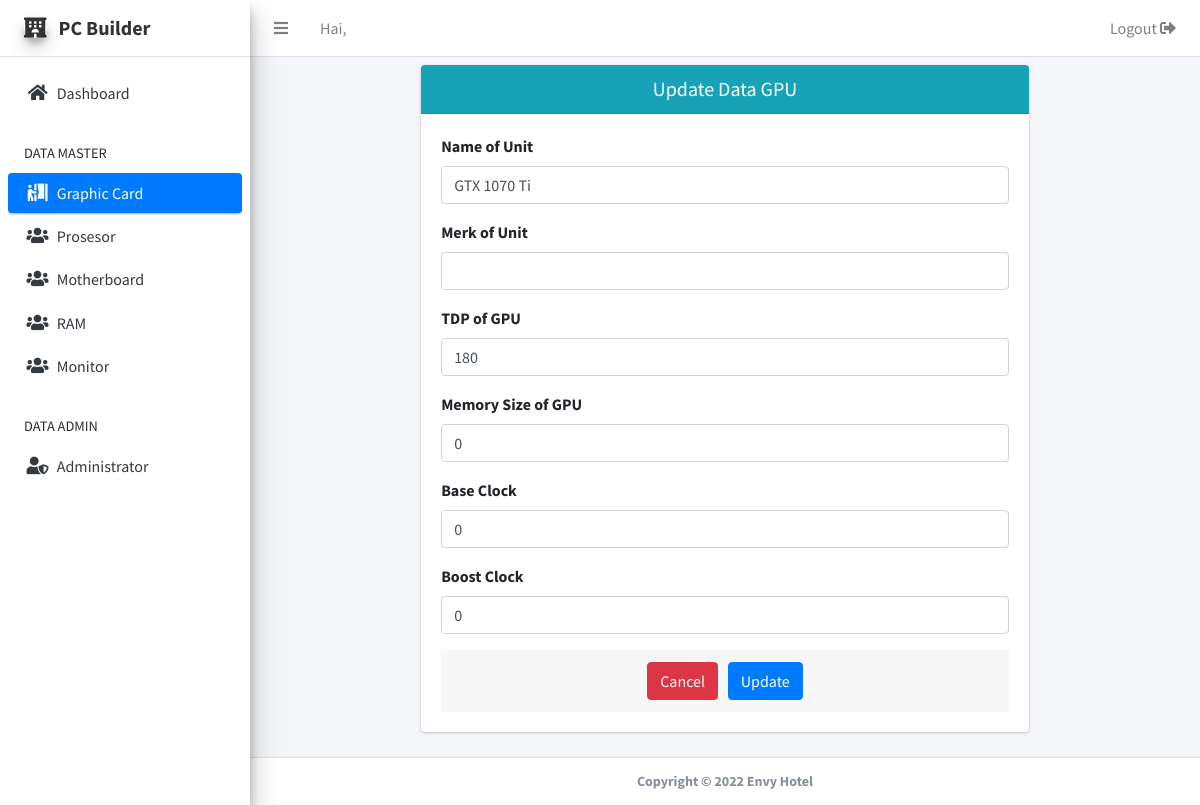
The app's page /admin/edit/edit_gpu.php?id=16 with its own data.
### tables this page shows
CREATE TABLE `gpu` (
  `id_gpu` int(30) NOT NULL,
  `merk_gpu` varchar(20) NOT NULL,
  `nama_gpu` varchar(255) NOT NULL,
  `tdp_gpu` int(255) NOT NULL,
  `memory_gpu` int(10) NOT NULL,
  `baseclock_gpu` int(10) NOT NULL,
  `boostclock_gpu` int(10) NOT NULL,
  `memoryclock_gpu` int(10) NOT NULL
);

### admin/edit/edit_gpu.php (the view, shortened to what this page needs)
<?php
include("../../koneksi.php");
    ?>
<!DOCTYPE html>
<html lang="en">
<head>
  <link rel="stylesheet" href="../plugins/fontawesome-free/css/all.min.css">
<link rel="stylesheet" href="../plugins/datatables-bs4/css/dataTables.bootstrap4.min.css">
<link rel="stylesheet" href="../plugins/datatables-responsive/css/responsive.bootstrap4.min.css">
<link rel="stylesheet" href="../plugins/overlayScrollbars/css/OverlayScrollbars.min.css">
<link rel="stylesheet" href="../dist/css/adminlte.min.css">
</head>
<body class="hold-transition sidebar-mini layout-fixed layout-navbar-fixed layout-footer-fixed">
  <div class="wrapper">
    <nav class="main-header navbar navbar-expand navbar-white navbar-light">
      <ul class="navbar-nav">
        <li class="nav-item">
          <a class="nav-link" data-widget="pushmenu" href="#" role="button"><i class="fas fa-bars"></i></a>
        </li>
        <li class="nav-item">
          <a class="nav-link" href="">
            Hai, <?= $nama; ?>
          </a>
        </li>
      </ul>
      <ul class="navbar-nav ml-auto">
        <li class="nav-item">
          <a class="nav-link" href="logout.php" onclick="return confirm('Apakah Anda Yakin Ingin Keluar?')">
            Logout
            <i class="fas fa-sign-out-alt"></i>
          </a>
        </li>
      </ul>
    </nav>
    <aside class="main-sidebar sidebar-light-primary elevation-4">
      <a href="#" class="brand-link">
        <i class="fas fa-hotel img-circle elevation-3 ml-3"></i>
        <span class="brand-text font-weight-bold">PC Builder</span>
      </a>
      <div class="sidebar">
        <div class="mt-3">
          <nav class="mt-2">
            <ul class="nav nav-pills nav-sidebar flex-column" data-widget="treeview" role="menu" data-accordion="false">
              <li class="nav-item has-treeview">
                <a href="index.php" class="nav-link">
                  <i class="nav-icon fas fa-home"></i>
                  <p>
                    Dashboard
                  </p>
                </a>
              </li>
              <li class="nav-header">DATA MASTER</li>
              <li class="nav-item">
                <a href="../gpu.php" class="nav-link active">
                  <i class="nav-icon fas fa-person-booth"></i>
                  <p>
                    Graphic Card
                  </p>
                </a>
              </li>
              <li class="nav-item">
                <a href="procie.php" class="nav-link">
                  <i class="nav-icon fas fa-users"></i>
                  <p>
                    Prosesor
                  </p>
                </a>
              </li>
              <li class="nav-item">
                <a href="motherboard.php" class="nav-link">
                  <i class="nav-icon fas fa-users"></i>
                  <p>
                    Motherboard
                  </p>
                </a>
              </li>
              <li class="nav-item">
                <a href="ram.php" class="nav-link">
                  <i class="nav-icon fas fa-users"></i>
                  <p>
                    RAM
                  </p>
                </a>
              </li>
              <li class="nav-item">
                <a href="monitor.php" class="nav-link">
                  <i class="nav-icon fas fa-users"></i>
                  <p>
                    Monitor
                  </p>
                </a>
              </li>
              <li class="nav-header">DATA ADMIN</li>
              <li class="nav-item">
                <a href="admin/index.php" class="nav-link">
                  <i class="nav-icon fas fa-user-shield"></i>
                  <p>
                    Administrator
                  </p>
                </a>
              </li>
            </ul>
          </nav>
        </div>
      </div>
    </aside>
    <div class="content-wrapper">
      <section class="content">
        <div class="container-fluid">
          <div class="row justify-content-center pt-2">
            <div class="col-md-8">
              <div class="card card-info">
                <div class="card-header">
                  <h5 class="text-center m-0">Update Data GPU</h5>
                </div>
                <?php
                    $id = $_GET['id'];
                    $result = mysqli_query($koneksi, "SELECT * FROM gpu WHERE id_gpu='$id'");
                    while ($item = mysqli_fetch_array($result)){
                      $nama = $item['nama_gpu'];
                      $merk = $item['merk_gpu'];
                      $tdp = $item['tdp_gpu'];
                      $memory = $item['memory_gpu'];
                      $baseclock = $item['baseclock_gpu'];
                      $boostclock = $item['boostclock_gpu'];
                  ?>
                <form role="form" method="post" action="">
                  <div class="card-body">
                    <div class="form-group">
                      <label for="">Name of Unit</label>
                      <input type="text" name="nama_gpu" class="form-control" value="<?= $nama; ?>" required>
                    </div>
                    <div class="form-group">
                      <label for="">Merk of Unit</label>
                      <input type="text" name="merk_gpu" class="form-control" value="<?= $merk; ?>" required>
                    </div>
                    <div class="form-group">
                      <label for="">TDP of GPU</label>
                      <input type="number" name="tdp_gpu" class="form-control" value="<?= $tdp; ?>" required>
                    </div>
                    <div class="form-group">
                      <label for="">Memory Size of GPU</label>
                      <input type="number" name="memory" class="form-control" value="<?= $memory; ?>" required>
                    </div>
                    <div class="form-group">
                      <label>Base Clock</label>
                      <input type="number" name="baseclock" class="form-control" value="<?= $baseclock; ?>" required>
                    </div>
                    <div class="form-group">
                      <label>Boost Clock</label>
                      <input type="number" name="boostclock" class="form-control" value="<?= $boostclock; ?>" required>
                    </div>
                    <div class="card-footer text-center">
                      <a href="../gpu.php" name="batal" class="btn btn-danger">Cancel</a>
                      <button type="submit" name="update" class="btn btn-primary" onclick="return confirm('Apakah Anda Yakin Ingin Menyimpan Perubahan Data?')">Update</button>
                    </div>
                </form>
                <?php } ?>
              </div>
            </div>
          </div>
        </div>
      </section>
    </div>
    <footer class="main-footer text-sm text-center">
      <strong>Copyright &copy; 2022 Envy Hotel</strong>
    </footer>
  </div>
</body>
</html>

### records on screen
gpu: nama_gpu "GTX 1070 Ti", tdp_gpu "180", memory "0", baseclock "0", boostclock "0"
